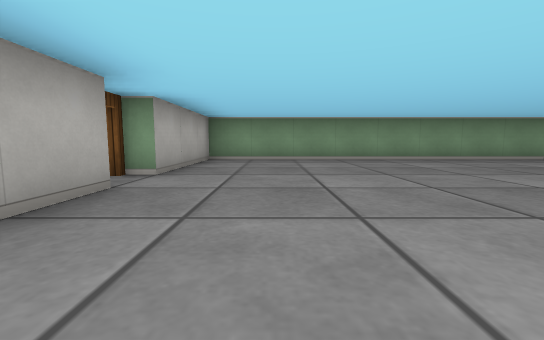
View 1 (above)

12 first-person views from a walk through a cub3D ray-caster map. The camera is about half as high as the walls, tilts 6° down and sees 90° across. The floor is counted in squares. Each view is taken from the middle of a square. On the plan, view 1 faces up. The plan holds only what a view shows up to about 9 squares ahead; the rest is blank.

View 2
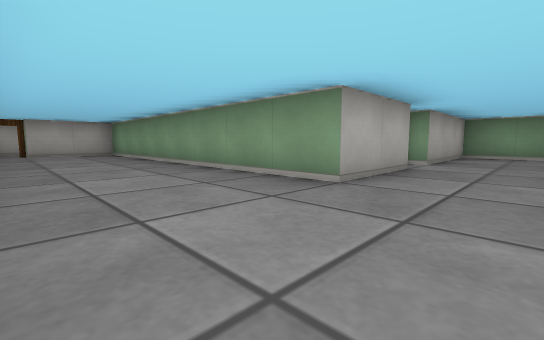

View 3
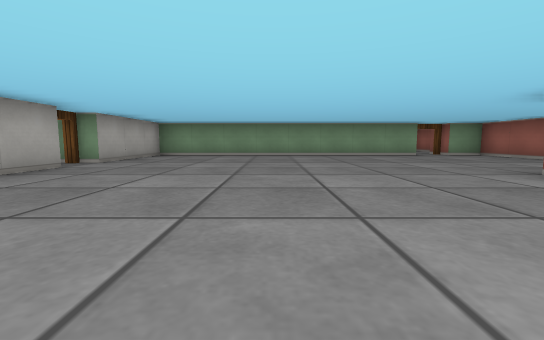

View 4
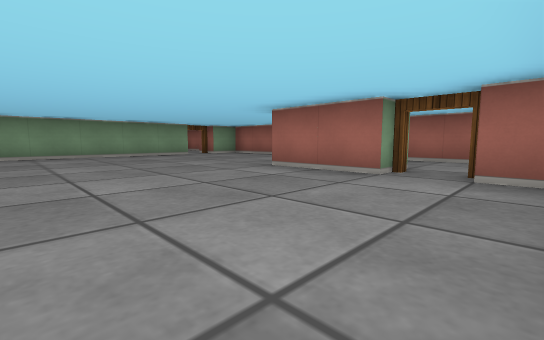

View 5
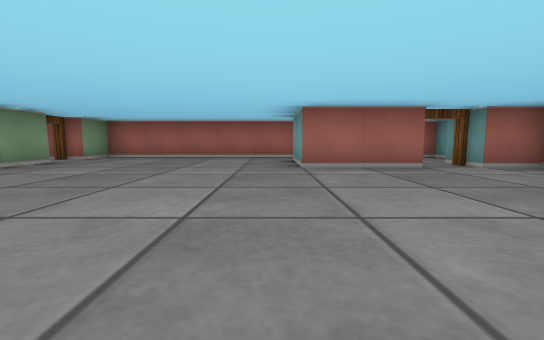

View 6
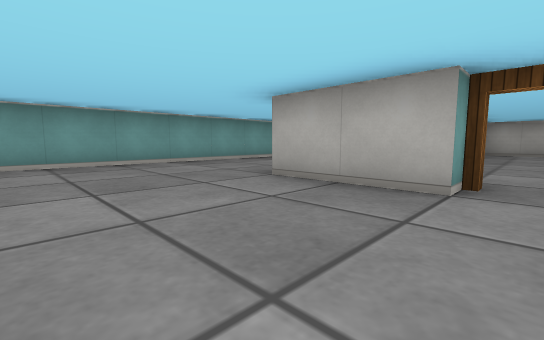

View 7
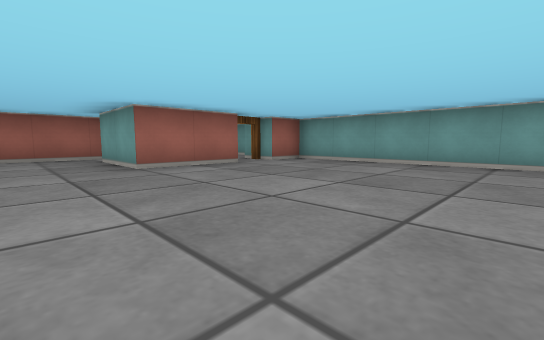

View 8
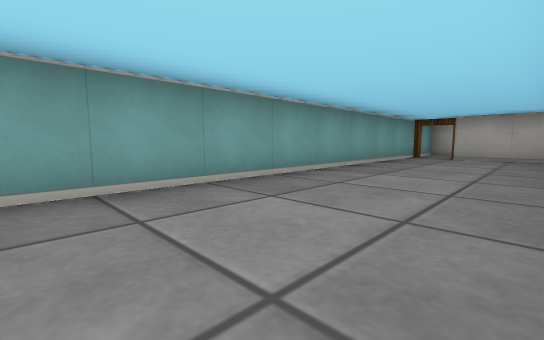

View 9
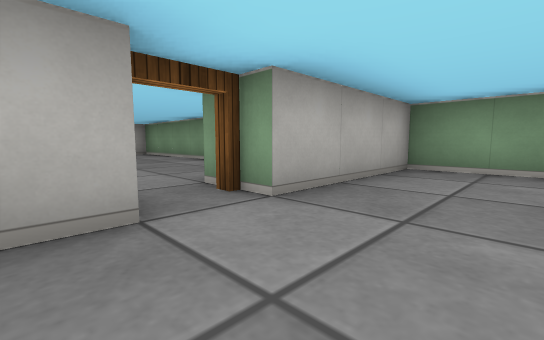

View 10
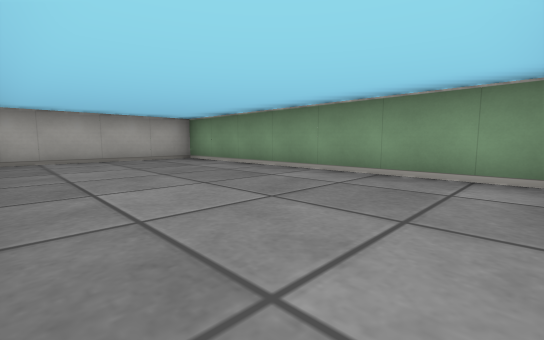

View 11
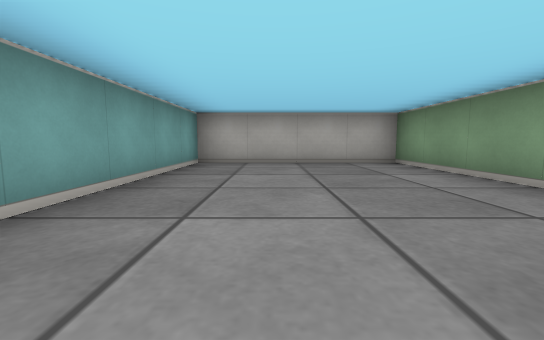

View 12
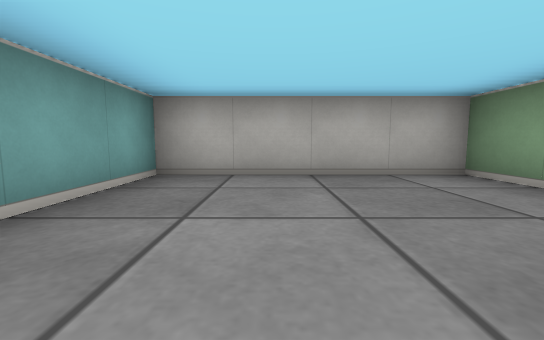

### Floor plan
Points are (right, up) in squares from view 1. A wall is a line through its corners. A room is listed if a view was taken in it or the views show most of it. See-through windows are left out.
Room 1 (views 1, 2, 3, 4, 5, 6, 7, 8, 9)
walls: (-1.5, 2.5) (-1.5, 0.5) (-9.5, 0.5) (-9.5, -1.5); (5.5, -0.5) (5.5, 1.5) (7.5, 1.5); (6.6, 6.5) (-1.5, 6.5) (-1.5, 3.5); (8.5, 1) (8.5, 6.5) (7.5, 6.5); (-10, -2.5) (5.5, -2.5) (5.5, -1.5)
ways out: open door at (-2, 3) to room 2; open door at (6, -1) to room 3; open door at (8, 1) to room 3; open door at (-10, -2); open door at (7, 7)
Room 2 (views 10, 11, 12)
walls: (-2.9, 5.5) (-9.5, 5.5) (-9.5, 1.5) (-5.4, 1.5)
ways out: open door at (-2, 3) to room 1
Room 3 (no view inside)
walls: (7.6, -2.5) (8.5, -2.5) (8.5, 1)
ways out: open door at (6, -1) to room 1; open door at (8, 1) to room 1

Where each view was taken, in squares from view 1:
view 1: 0 up, 0 right, facing up
view 2: 2 down, 0 right, facing up-left
view 3: 2 down, 2 right, facing up
view 4: 2 down, 2 right, facing up-right
view 5: 2 up, 1 right, facing right
view 6: 3 up, 1 right, facing down-left
view 7: 3 up, 1 right, facing down-right
view 8: 0 up, 2 left, facing down-left
view 9: 2 up, 0 right, facing up-left
view 10: 2 up, 3 left, facing up-left
view 11: 3 up, 4 left, facing left
view 12: 3 up, 6 left, facing left
